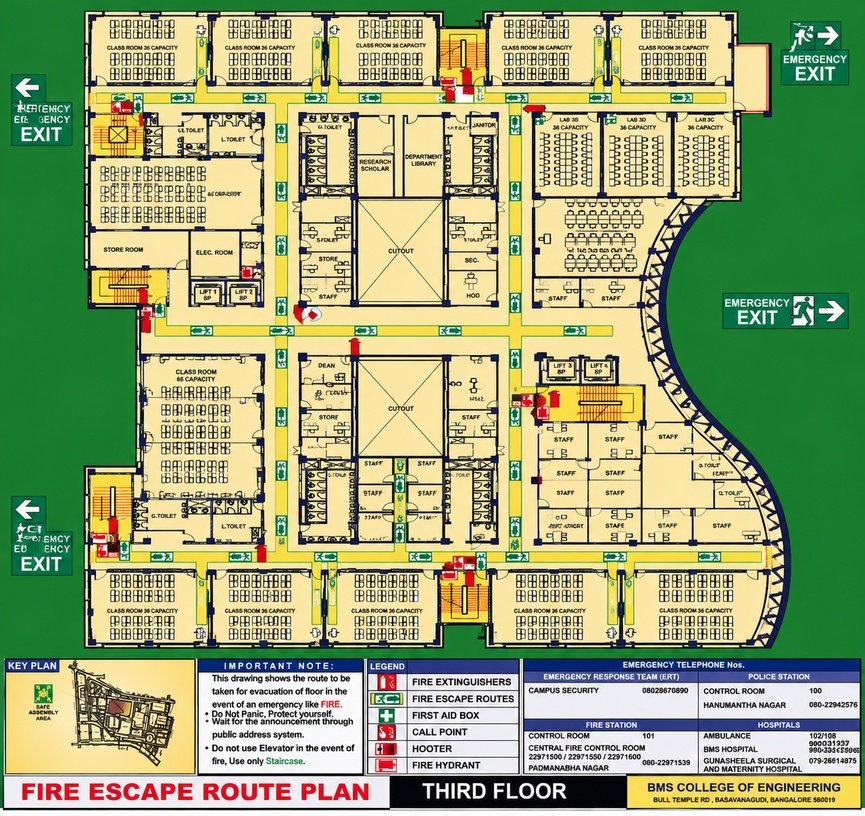
#> input picture frontend/data/floorplans/bmsce_third_floor_original.jpeg, 865 x 816 px, shrunk from 1291 x 1218 before the run
$ python diagnose_rooms.py
#> lines starting #> are read from the running program, lines starting #| are printed output that depends on the picture; after the words box and inside, x2 and y2 are one past the last pixel; in counts of white or black regions, pixels touching at a corner belong together
### frontend/src/geotwin/floorplan/loader.py
"""
GeoTwin AI Indoor - Floor-plan loader.

Supports common raster floor-plan formats and PDF floor plans.

Supported formats:
    PNG
    JPG / JPEG
    BMP
    TIFF
    PDF

All loaded floor plans are returned as BGR NumPy arrays so that
they are directly compatible with the OpenCV preprocessing pipeline.
"""

from __future__ import annotations

from pathlib import Path

import cv2
import numpy as np


SUPPORTED_EXTENSIONS = {
    ".png",
    ".jpg",
    ".jpeg",
    ".bmp",
    ".tif",
    ".tiff",
    ".pdf",
}


IMAGE_EXTENSIONS = {
    ".png",
    ".jpg",
    ".jpeg",
    ".bmp",
    ".tif",
    ".tiff",
}


class FloorPlanLoadError(ValueError):
    """Raised when a floor-plan file cannot be loaded or validated."""


def load_floor_plan(path: str | Path) -> np.ndarray:
    """
    Load a floor-plan from disk.

    Raster image files are decoded using OpenCV.

    PDF floor plans are rendered from the first PDF page using
    PyMuPDF and converted into a BGR NumPy array.

    Args:
        path:
            Path to the floor-plan file.

    Returns:
        Floor-plan image as a BGR uint8 NumPy array.

    Raises:
        FloorPlanLoadError:
            If the file does not exist, is not a file,
            has an unsupported extension, cannot be decoded,
            or a PDF cannot be rendered.
    """

    image_path = Path(path)

    # ---------------------------------------------------------
    # 1. PATH VALIDATION
    # ---------------------------------------------------------

    if not image_path.exists():
        raise FloorPlanLoadError(
            f"Floor-plan file does not exist: {image_path}"
        )

    if not image_path.is_file():
        raise FloorPlanLoadError(
            f"Floor-plan path is not a file: {image_path}"
        )

    extension = image_path.suffix.lower()

    # ---------------------------------------------------------
    # 2. EXTENSION VALIDATION
    # ---------------------------------------------------------

    if extension not in SUPPORTED_EXTENSIONS:
        raise FloorPlanLoadError(
            f"Unsupported floor-plan format: "
            f"{image_path.suffix}. "
            f"Supported formats: "
            f"{sorted(SUPPORTED_EXTENSIONS)}"
        )

    # ---------------------------------------------------------
    # 3. PDF LOADING
    # ---------------------------------------------------------

    if extension == ".pdf":
        return _load_pdf(image_path)

    # ---------------------------------------------------------
    # 4. RASTER IMAGE LOADING
    # ---------------------------------------------------------

    if extension in IMAGE_EXTENSIONS:
        return _load_image(image_path)
#> in _load_image, image is the input picture: shape (816, 865, 3); mean B, G, R 117.7, 166.6, 152.3

    # Defensive fallback.
    raise FloorPlanLoadError(
        f"Unsupported floor-plan format: {extension}"
    )


def _load_image(
    image_path: Path,
) -> np.ndarray:
    """
    Load a raster floor-plan image using OpenCV.

    Returns:
        BGR uint8 NumPy array.
    """

    image = cv2.imread(
        str(image_path),
        cv2.IMREAD_COLOR,
    )

    if image is None:
        raise FloorPlanLoadError(
            f"Unable to decode floor-plan image: {image_path}"
        )

    if image.size == 0:
        raise FloorPlanLoadError(
            f"Floor-plan image is empty: {image_path}"
        )

    if image.ndim != 3 or image.shape[2] != 3:
        raise FloorPlanLoadError(
            f"Decoded floor-plan image has an invalid "
            f"shape: {image.shape}"
        )

    return image


# [105 lines left out: function _load_pdf, not called in this run]


__all__ = [
    "SUPPORTED_EXTENSIONS",
    "IMAGE_EXTENSIONS",
    "FloorPlanLoadError",
    "load_floor_plan",
]

### frontend/src/geotwin/floorplan/preprocessing.py
import cv2
import numpy as np


def _validate_image(image: np.ndarray) -> None:
    """Validate that the input is a non-empty NumPy image."""
    if not isinstance(image, np.ndarray):
        raise TypeError("Input image must be a NumPy array.")

    if image.size == 0:
        raise ValueError("Input image is empty.")


def to_grayscale(image: np.ndarray) -> np.ndarray:
    """
    Convert an OpenCV image to grayscale.

    Supports both:
        - BGR images
        - already-grayscale images
    """
    _validate_image(image)

    if image.ndim == 2:
        return image.copy()

    if image.ndim == 3 and image.shape[2] == 3:
        return cv2.cvtColor(image, cv2.COLOR_BGR2GRAY)

    raise ValueError(
        "Input image must be either grayscale or a 3-channel BGR image."
    )


def preprocess_floor_plan(
    image: np.ndarray,
) -> dict[str, np.ndarray]:
    """
    Perform initial OpenCV preprocessing of a floor-plan image.

    Pipeline:
        BGR image
            ↓
        grayscale
            ↓
        Gaussian blur
            ↓
        adaptive threshold
            ↓
        morphological closing
            ↓
        Canny edges

    Returns:
        Dictionary containing:
            grayscale
            blurred
            binary
            cleaned
            edges
    """
    grayscale = to_grayscale(image)

    # Reduce small image/scanning noise.
    blurred = cv2.GaussianBlur(
        grayscale,
        (5, 5),
        0,
    )

    # Convert the floor plan into a binary representation.
    binary = cv2.adaptiveThreshold(
        blurred,
        255,
        cv2.ADAPTIVE_THRESH_GAUSSIAN_C,
        cv2.THRESH_BINARY,
        31,
        11,
    )

    # Close small gaps in walls and architectural lines.
    kernel = cv2.getStructuringElement(
        cv2.MORPH_RECT,
        (3, 3),
    )

    cleaned = cv2.morphologyEx(
        binary,
        cv2.MORPH_CLOSE,
        kernel,
        iterations=2,
    )

    # Detect edges for the upcoming wall-detection stage.
    edges = cv2.Canny(
        cleaned,
        50,
        150,
    )

    return {
        "grayscale": grayscale,
        "blurred": blurred,
        "binary": binary,
        "cleaned": cleaned,
        "edges": edges,
    }

### frontend/src/geotwin/floorplan/rooms.py

from dataclasses import dataclass

import cv2
import numpy as np


@dataclass(frozen=True)
class Room:
    """Represents an enclosed region detected in a floor plan."""

    id: str
    polygon: tuple[tuple[int, int], ...]
    area: float
    centroid: tuple[float, float]
    bounding_box: tuple[int, int, int, int]
    aspect_ratio: float

    # [9 lines left out: functions width, height, not called in this run]


def _validate_binary(binary: np.ndarray) -> None:
    """Validate the floor-plan image."""
    if not isinstance(binary, np.ndarray):
        raise TypeError("Binary floor-plan image must be a NumPy array.")

    if binary.size == 0:
        raise ValueError("Binary floor-plan image is empty.")

    if binary.ndim != 2:
        raise ValueError("Binary floor-plan image must be single-channel.")

    if binary.dtype != np.uint8:
        raise TypeError("Binary floor-plan image must have dtype uint8.")


def _find_enclosed_regions(binary: np.ndarray) -> np.ndarray:
    """
    Find enclosed light regions surrounded by dark floor-plan structures.

    Small gaps in walls are closed before flood filling. The original
    thresholded image is retained for the final enclosed-region mask.
    """
    _, thresholded = cv2.threshold(
        binary,
        127,
        255,
        cv2.THRESH_BINARY,
    )

    # Close small breaks in wall strokes. Keep this kernel deliberately
    # small so nearby architectural spaces are less likely to merge.
    wall_mask = cv2.bitwise_not(thresholded)

    kernel = cv2.getStructuringElement(
        cv2.MORPH_RECT,
        (3, 3),
    )

    closed_walls = cv2.morphologyEx(
        wall_mask,
        cv2.MORPH_CLOSE,
        kernel,
        iterations=1,
    )

    flood_input = cv2.bitwise_not(closed_walls)

    # Flood-fill the exterior from the top-left corner. Use a padded
    # mask and seed from every border-connected light pixel to avoid
    # relying on a single corner being clear.
    flood = flood_input.copy()

    flood_mask = np.zeros(
        (flood.shape[0] + 2, flood.shape[1] + 2),
        dtype=np.uint8,
    )

    height, width = flood.shape

    seeds = (
        [(x, 0) for x in range(width)]
        + [(x, height - 1) for x in range(width)]
        + [(0, y) for y in range(height)]
        + [(width - 1, y) for y in range(height)]
    )

    for seed_x, seed_y in seeds:
        if flood[seed_y, seed_x] == 255:
            cv2.floodFill(
                flood,
                flood_mask,
                (seed_x, seed_y),
                128,
            )

    # Only return original light pixels belonging to regions that
    # remain enclosed after closing small wall gaps.
    enclosed = np.where(
        (thresholded == 255) & (flood != 128),
        255,
        0,
    ).astype(np.uint8)

    return enclosed


def _contour_to_room(
    contour: np.ndarray,
    room_index: int,
) -> Room | None:
    """Convert a contour into a Room object."""
    area = float(cv2.contourArea(contour))

    if area <= 0:
        return None

    perimeter = cv2.arcLength(contour, True)

    polygon = cv2.approxPolyDP(
        contour,
        0.005 * perimeter,
        True,
    )

    if len(polygon) < 3:
        return None

    points = tuple(
        (int(point[0][0]), int(point[0][1]))
        for point in polygon
    )

    x, y, width, height = cv2.boundingRect(contour)

    if width <= 0 or height <= 0:
        return None

    moments = cv2.moments(contour)

    if moments["m00"] != 0:
        centroid_x = moments["m10"] / moments["m00"]
        centroid_y = moments["m01"] / moments["m00"]
    else:
        centroid_x = x + width / 2
        centroid_y = y + height / 2

    return Room(
        id=f"room_{room_index}",
        polygon=points,
        area=area,
        centroid=(float(centroid_x), float(centroid_y)),
        bounding_box=(x, y, width, height),
        aspect_ratio=float(width / height),
    )


def detect_rooms(
    binary: np.ndarray,
    min_area: float = 1000.0,
    max_area_ratio: float = 0.95,
) -> list[Room]:
    """
    Detect enclosed regions that may represent rooms.

    Args:
        binary:
            Preprocessed single-channel floor-plan image.
        min_area:
            Minimum enclosed-region area in pixels.
        max_area_ratio:
            Maximum allowed region area as a fraction of image area.

    Returns:
        Candidate Room objects sorted approximately top-to-bottom.
    """
    _validate_binary(binary)

    if min_area < 0:
        raise ValueError("min_area cannot be negative.")

    if not 0 < max_area_ratio <= 1:
        raise ValueError("max_area_ratio must be in the interval (0, 1].")

    height, width = binary.shape
    image_area = float(height * width)
    max_area = image_area * max_area_ratio

    enclosed = _find_enclosed_regions(binary)

    contours, _ = cv2.findContours(
        enclosed,
        cv2.RETR_EXTERNAL,
        cv2.CHAIN_APPROX_SIMPLE,
    )

    candidates: list[Room] = []

    for contour in contours:
        area = float(cv2.contourArea(contour))

        if area < min_area or area > max_area:
            continue

        x, y, box_width, box_height = cv2.boundingRect(contour)

        # Reject regions touching the image border: they may be exterior
        # background regions rather than enclosed architectural spaces.
        if (
            x <= 0
            or y <= 0
            or x + box_width >= width
            or y + box_height >= height
        ):
            continue

        room = _contour_to_room(
            contour,
            len(candidates) + 1,
        )

        if room is not None:
            candidates.append(room)

    candidates.sort(
        key=lambda room: (
            round(room.centroid[1] / 20),
            room.centroid[0],
        )
    )

    return [
        Room(
            id=f"room_{index}",
            polygon=room.polygon,
            area=room.area,
            centroid=room.centroid,
            bounding_box=room.bounding_box,
            aspect_ratio=room.aspect_ratio,
        )
        for index, room in enumerate(candidates, start=1)
    ]

### frontend/diagnose_rooms.py
from pathlib import Path

import cv2
import numpy as np

from geotwin.floorplan.loader import load_floor_plan
from geotwin.floorplan.preprocessing import preprocess_floor_plan
from geotwin.floorplan.rooms import detect_rooms


IMAGE_PATH = Path(
    "data/floorplans/bmsce_third_floor_original.jpeg"
)

OUTPUT_DIR = Path("outputs/room_diagnostics")


def main():
    OUTPUT_DIR.mkdir(parents=True, exist_ok=True)

    image = load_floor_plan(IMAGE_PATH)
    stages = preprocess_floor_plan(image)
#> in preprocess_floor_plan, `binary = cv2.adaptiveThreshold( blurred, 255, cv2.ADAPTIVE_THRESH_GAUS..`:
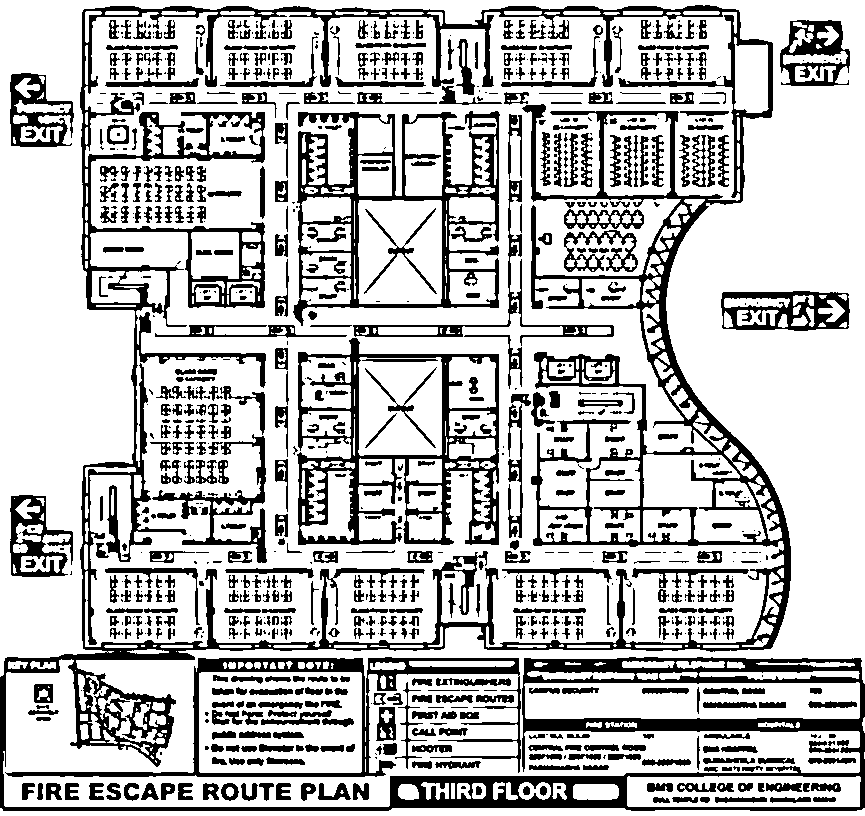
#> binary: shape (816, 865); 73.9% white; 989 black regions (344 under 20 px), largest, box (x1, y1, x2, y2) and area: (0, 5, 865, 811) 72205, (297, 338, 499, 545) 10690, (293, 111, 500, 326) 10113
#> stages = 5 items

    # Baseline: current detector.
    rooms = detect_rooms(stages["binary"])
#> in detect_rooms, `contours, _ = cv2.findContours( enclosed, cv2.RETR_EXTERNAL, cv2.CHAIN..`: contours = 327 contours, 149 with area under 20; largest, box (x1, y1, x2, y2) and area: (84, 12, 784, 648) 317163, (3, 674, 860, 807) 38576, (199, 672, 362, 773) 16197, (524, 682, 860, 719) 11586, (627, 776, 861, 807) 6836
#> the loop in detect_rooms, `for contour in contours:` made 327 passes
#> after the loop in detect_rooms, `for contour in contours:`: candidates = 15 items
#> rooms = 15 items

    print(f"Current detector: {len(rooms)} room candidates")
#| Current detector: 15 room candidates

    # Save the existing room detector's input.
    cv2.imwrite(
        str(OUTPUT_DIR / "baseline_binary.png"),
        stages["binary"],
    )

    # Experiment: build a wall mask from the thresholded image.
    gray = stages["grayscale"]

    # Dark architectural and printed lines become white.
    _, dark_lines = cv2.threshold(
        gray,
        0,
        255,
        cv2.THRESH_BINARY_INV + cv2.THRESH_OTSU,
    )
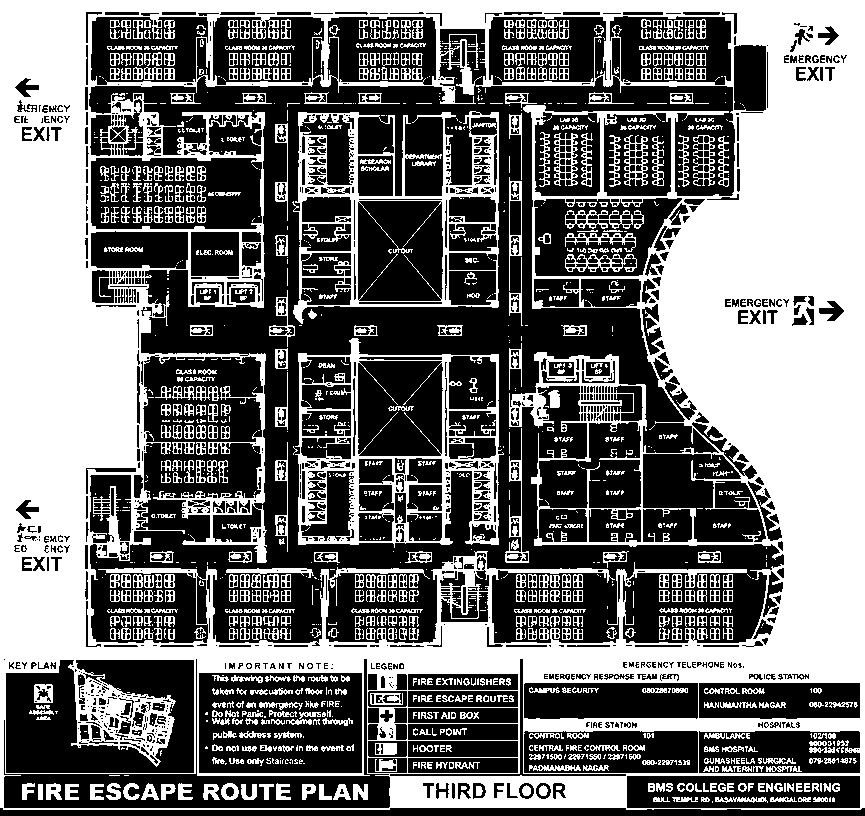
#> dark_lines: shape (816, 865); 45.1% white; 1336 white regions (678 under 20 px), largest, box (x1, y1, x2, y2) and area: (0, 0, 865, 810) 247120, (295, 338, 504, 548) 10022, (292, 111, 499, 324) 9437

    # Close small gaps in potential wall boundaries.
    horizontal_kernel = cv2.getStructuringElement(
        cv2.MORPH_RECT,
        (15, 1),
    )
    vertical_kernel = cv2.getStructuringElement(
        cv2.MORPH_RECT,
        (1, 15),
    )
#> vertical_kernel = [1, 1, 1, 1, 1, 1, 1, 1, 1, 1, 1, 1, 1, 1, 1]

    horizontal_lines = cv2.morphologyEx(
        dark_lines,
        cv2.MORPH_CLOSE,
        horizontal_kernel,
    )
    vertical_lines = cv2.morphologyEx(
        dark_lines,
        cv2.MORPH_CLOSE,
        vertical_kernel,
    )

    wall_mask = cv2.bitwise_or(
        horizontal_lines,
        vertical_lines,
    )

    # Close remaining small gaps in the combined line mask.
    wall_mask = cv2.morphologyEx(
        wall_mask,
        cv2.MORPH_CLOSE,
        np.ones((3, 3), dtype=np.uint8),
        iterations=2,
    )

    # Candidate free-space image.
    free_space = cv2.bitwise_not(wall_mask)

    # Save all diagnostic images.
    cv2.imwrite(
        str(OUTPUT_DIR / "dark_lines.png"),
        dark_lines,
    )
    cv2.imwrite(
        str(OUTPUT_DIR / "wall_mask.png"),
        wall_mask,
    )
    cv2.imwrite(
        str(OUTPUT_DIR / "free_space.png"),
        free_space,
    )

    # Label connected free-space regions.
    count, labels, stats, centroids = cv2.connectedComponentsWithStats(
        free_space,
        connectivity=8,
    )
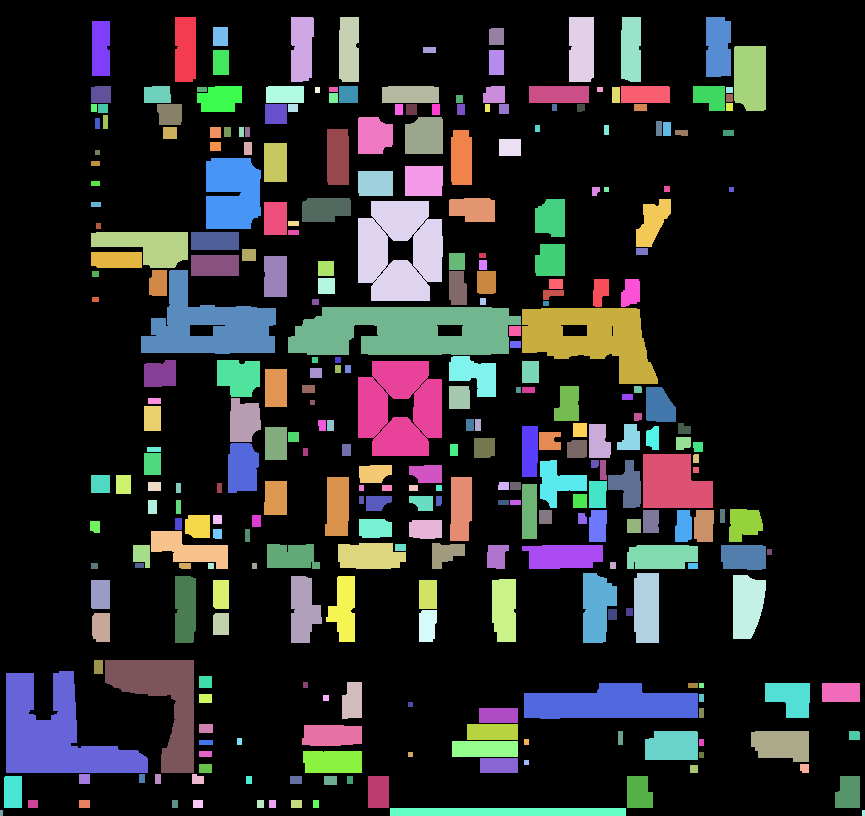
#> labels: shape (816, 865) int32; 312 distinct labels, from 0 to 311; one colour per label, 0 black
#> count = 312; stats = 312 rows, first 6: [0, 0, 865, 816, 523946], [175, 17, 21, 65, 1349], [291, 17, 23, 65, 1372], [339, 17, 20, 65, 1266], [569, 17, 25, 65, 1605], [621, 17, 20, 65, 1259]; centroids = 312 pairs, first value 1 to 863, second value 36 to 812.5

    print(f"Connected components including background: {count}")
#| Connected components including background: 312

    component_visualization = cv2.cvtColor(
        stages["grayscale"],
        cv2.COLOR_GRAY2BGR,
    )

    candidates = 0

    for label in range(1, count):
        x = stats[label, cv2.CC_STAT_LEFT]
        y = stats[label, cv2.CC_STAT_TOP]
        width = stats[label, cv2.CC_STAT_WIDTH]
        height = stats[label, cv2.CC_STAT_HEIGHT]
        area = stats[label, cv2.CC_STAT_AREA]

        # Broad diagnostic filters only—not final room rules.
        if area < 1000:
            continue

        if width < 20 or height < 20:
            continue

        candidates += 1

        cv2.rectangle(
            component_visualization,
            (x, y),
            (x + width, y + height),
            (0, 0, 255),
            2,
        )
#> this loop made 311 passes
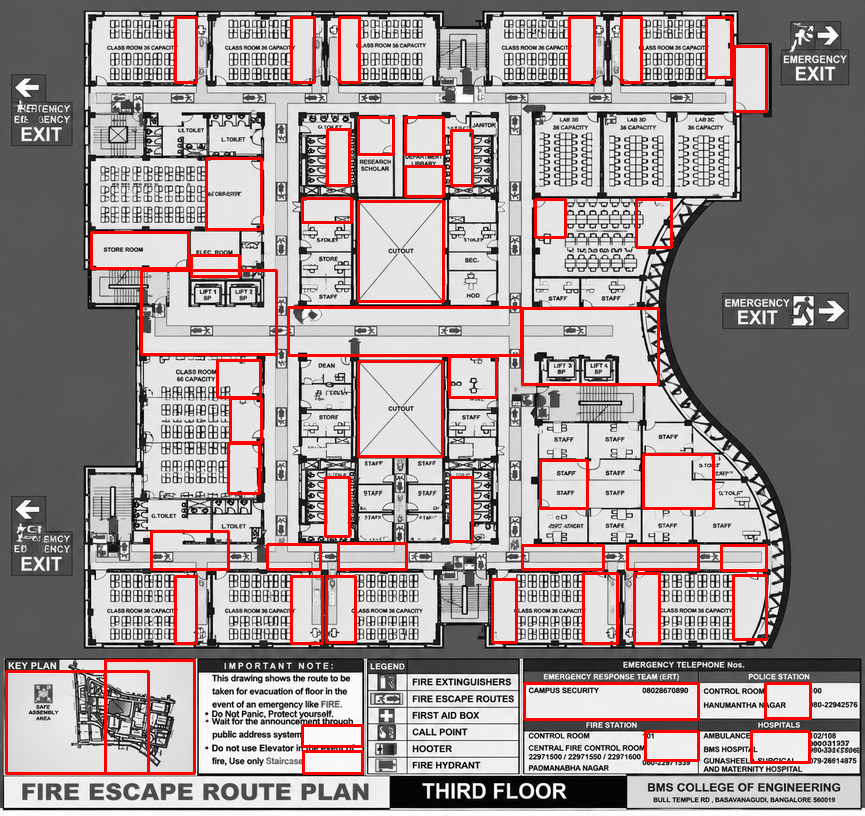
#> component_visualization: shape (816, 865, 3); mean B, G, R 149.6, 149.6, 161.5
#> after the loop, candidates = 52

    cv2.imwrite(
        str(OUTPUT_DIR / "component_candidates.png"),
        component_visualization,
    )

    print(f"Broad connected-component candidates: {candidates}")
#| Broad connected-component candidates: 52
    print(f"Diagnostic images saved to: {OUTPUT_DIR.resolve()}")


if __name__ == "__main__":
    main()
